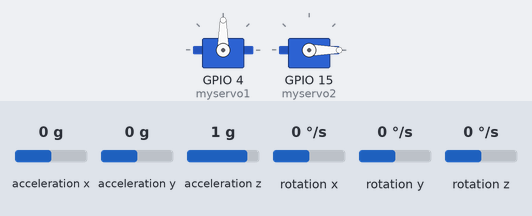
Bench run of a sketch on a simulated ESP32. Shown: 2 × servo. Wiring (inferred from the names in the program): MPU-6050 motion sensor at I2C address 0x68. The test bench sets the inputs (shaded band); at power-on: acceleration x 0 g, acceleration y 0 g, acceleration z 1 g, rotation x 0 °/s, rotation y 0 °/s, rotation z 0 °/s.

Above: at 1.2 s.
1.3 s: acceleration x set to -1.4 g
At 2.5 s:
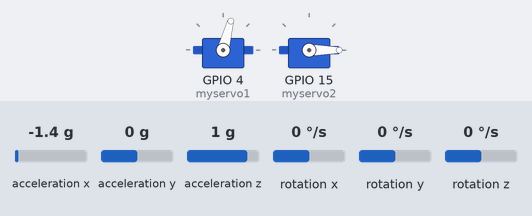
2.8 s: acceleration x set to 1.4 g
At 4.0 s:
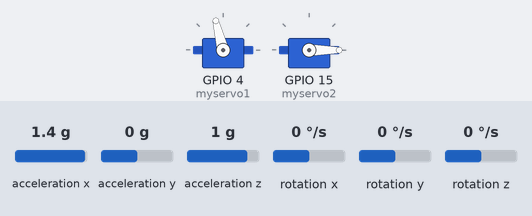
Timing chart, 0 to 5.8 s (numbered marks = the images above; inputs shaded):
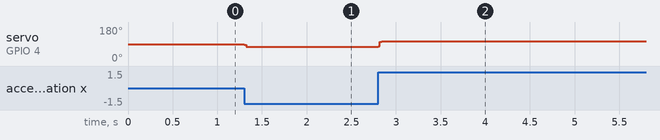

The sketch:

controle_colher.ino
```cpp
#include <Wire.h>
#include <ESP32Servo.h>

const int MPU_addr = 0x68; // I2C address of the MPU-6050

int16_t AcelX, AcelY, AcelZ, Tmp, GyroX, GiroY, GiroZ;

float delta_t = 0.005;

float pitchAcc, rollAcc, pitch, roll, pitched;

float Acel_Gyro_prop = 0.85;

// PID parameters
float KpP = 1.0;
float Kp = 1.15;  //
float Ki = 0.0;  //
float Kd = 0.0;  // fixed in 0

float setpointPitch = 0.0;  // desired point
float setpointRoll = 0.0;   // desired point

float integralPitch = 0.0;
float integralRoll = 0.0;

float previousErrorPitch = 0.0;
float previousErrorRoll = 0.0;

// ============= INITIAL SETUP ===========================================

Servo myservo1, myservo2;

void setup() {
    Wire.begin();
    Wire.beginTransmission(MPU_addr);

    Wire.write(0x6B); // PWR_MGMT_1 register
    Wire.write(0); // set to zero (MPU-6050)
    Wire.endTransmission(true);

    Serial.begin(115200);
    myservo1.attach(4);
    myservo2.attach(15);
}

// ============= MAIN LOOP ===============================================
void loop() {
    Wire.beginTransmission(MPU_addr);
    Wire.write(0x3B); // starting with register 0x3B (ACCEL_XOUT_H)
    Wire.endTransmission(false);
    Wire.requestFrom(MPU_addr, 14, true); // request a total of 14 registers

    AcelX = Wire.read() << 8 | Wire.read(); // 0x3B (ACCEL_XOUT_H) & 0x3C (ACCEL_XOUT_L)
    AcelY = Wire.read() << 8 | Wire.read(); // 0x3D (ACCEL_YOUT_H) & 0x3E (ACCEL_YOUT_L)
    AcelZ = Wire.read() << 8 | Wire.read(); // 0x3F (ACCEL_ZOUT_H) & 0x40 (ACCEL_ZOUT_L)
    GyroX = Wire.read() << 8 | Wire.read(); // 0x43 (GYRO_XOUT_H) & 0x44 (GYRO_XOUT_L)
    GiroY = Wire.read() << 8 | Wire.read(); // 0x45 (GYRO_YOUT_H) & 0x46 (GYRO_YOUT_L)
    GiroZ = Wire.read() << 8 | Wire.read(); // 0x47 (GYRO_ZOUT_H) & 0x48 (GYRO_ZOUT_L)

    // Complementary filter
    long squaresum_P = ((long)GiroY * GiroY + (long)AcelY * AcelY);
    long squaresum_R = ((long)GyroX * GyroX + (long)AcelX * AcelX);

    pitch += ((-AcelY / 40.8f) * (delta_t));
    roll += ((-AcelX / 45.8f) * (delta_t)); // 32.8

    pitchAcc = atan((AcelY / sqrt(squaresum_P)) * RAD_TO_DEG);
    rollAcc = atan((AcelX / sqrt(squaresum_R)) * RAD_TO_DEG);
    pitch = (Acel_Gyro_prop * pitch + (1.0f - Acel_Gyro_prop) * pitchAcc);
    roll = (Acel_Gyro_prop * roll + (1.0f - Acel_Gyro_prop) * rollAcc);


    // PID calculations for pitch
    float errorPitch = setpointPitch - pitch;
    integralPitch += errorPitch * delta_t;
    float derivativePitch = (errorPitch - previousErrorPitch) / delta_t;
    float outputPitch = KpP * errorPitch + Ki * integralPitch + Kd * derivativePitch;
    previousErrorPitch = errorPitch;

    // PID calculations for roll
    float errorRoll = setpointRoll - roll;
    integralRoll += errorRoll * delta_t;
    float derivativeRoll = (errorRoll - previousErrorRoll) / delta_t;
    float outputRoll = Kp * errorRoll + Ki * integralRoll + Kd * derivativeRoll;
    previousErrorRoll = errorRoll;

    // Servo commands
    myservo1.write(outputRoll + 90);
    myservo2.write(outputPitch + 90);
}
```

Measured:
- after the input at 1.3 s, servo on GPIO 4 (myservo1): 90° → 75° at once
- after the input at 2.8 s, servo on GPIO 4 (myservo1): 75° → 104° at once
